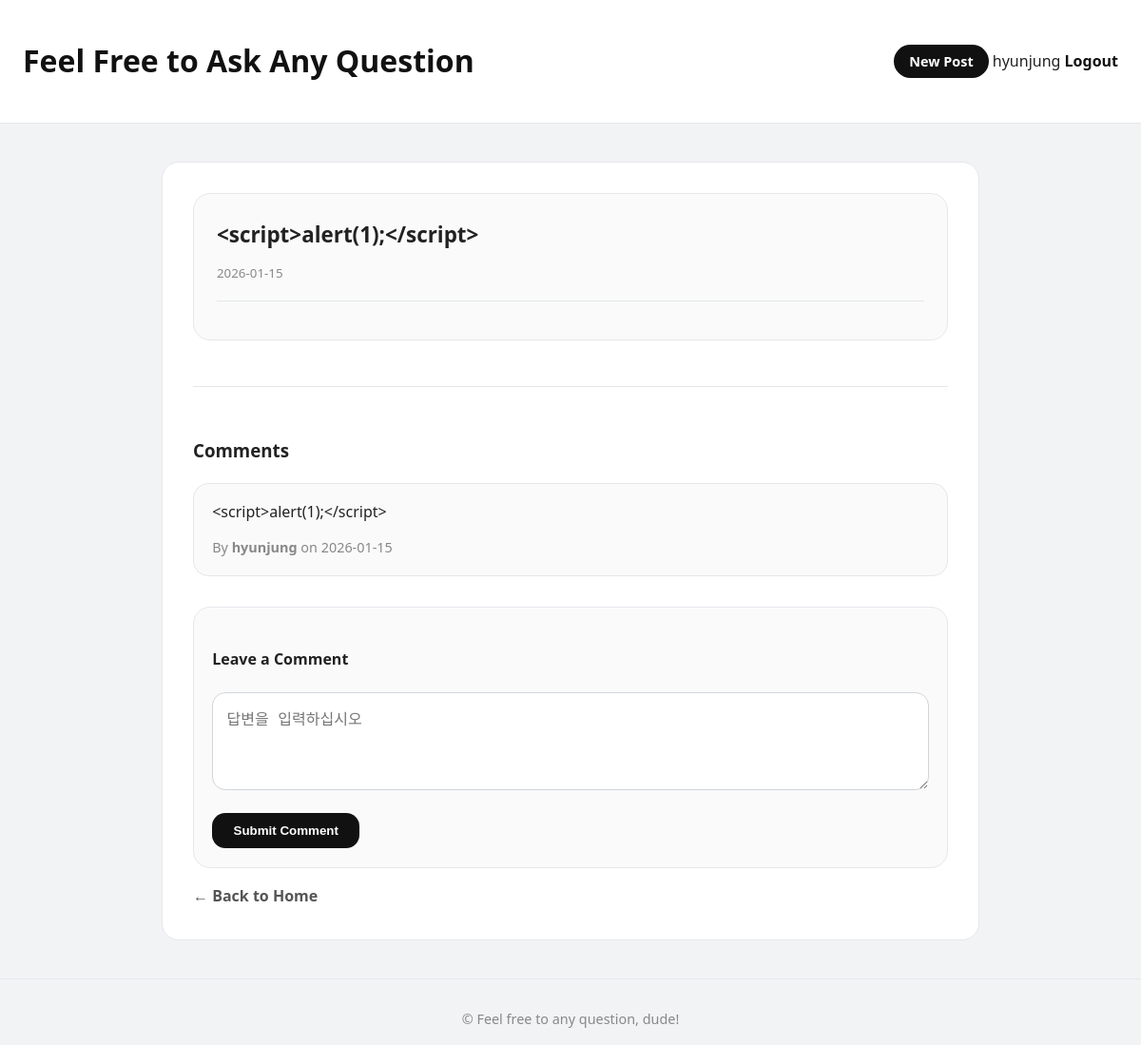
The page /posts/26707fe3de1848e8857d13adb799aa0a (signed in) on the database its author committed.
### models.py (models this page shows)
class User(SQLModel, table=True):
    id: uuid.UUID = Field(default_factory=uuid.uuid4, primary_key=True)
    username: str = Field(unique=True, index=True)
    password: str # 저장된 비밀번호는 암호화된 해시로 들어감.
    comments: List["Comment"] = Relationship(back_populates="user")

class Post(SQLModel, table = True): # 상속, database.py에서 클래스 정의 다 해둠.
    id: uuid.UUID = Field(default_factory=uuid.uuid4, primary_key = True)
    user_id: Optional[str] = Field(index=True)
    question: str
    answer: Optional[str] = Field(default=None, index= True) #Optional[]: 파이썬의 타이핑 시스템에서 사용함, 특정 변수의 값이 아무것도 없는 상태일 수도 있음을 명시할 때 씀, 빼면? 무조건 UUID 생성됨.
    created_at: datetime = Field(
        default_factory= datetime.now,
        nullable = False
    )
    comments: List["Comment"] = Relationship(back_populates="post")

class Comment(SQLModel, table=True):
    id: uuid.UUID = Field(default_factory=uuid.uuid4, primary_key=True)
    content: str
    created_at: datetime = Field(default_factory=datetime.now, nullable=False)
    post_id: uuid.UUID = Field(foreign_key="post.id", index=True)
    user_id: uuid.UUID = Field(foreign_key="user.id", index=True)
    post: Optional[Post] = Relationship(back_populates="comments")
    user: Optional[User] = Relationship(back_populates="comments")

### main.py (the view)
@app.get("/posts/{post_id}", response_class=HTMLResponse)
def get_post_by_id(
    request: Request,
    post_id: uuid.UUID,
    session: Session = Depends(get_session),
    user: dict | None = Depends(get_user_from_session)
):
    post = session.get(Post, post_id)
    comments = comments_service.get_comments_by_post_id(post_id, session)
    return templates.TemplateResponse(
        "post.html",
        {
            "request": request,
            "post": post,
            "title": post.question,
            "user": user,
            "comments" : comments
        }
    )

### templates/post.html (shortened to what this page needs)
{% include "_header.html" %}
<article class="post-detail">
  <h1>{{ post.question }}</h1>
  <small>{{ post.created_at.strftime('%Y-%m-%d') }}</small>
  <div class="post-content">
  </div>
</article>
<section class="comments-section">
  <h3>Comments</h3>
  <div class="comment-list">
    {% if comments %}
      {% for comment in comments %}
      <div class="comment-item">
        <p class="comment-content">{{ comment.content }}</p>
        <small>
          By <strong>{{ comment.user.username }}</strong> on {{ comment.created_at.strftime('%Y-%m-%d') }}
        </small>
      </div>
      {% endfor %}
    {% else %}
      <p>답변을 기다려주십시오.</p>
    {% endif %}
  </div>
  {% if user %}
  <form action="/posts/{{ post.id }}/comments" method="POST" class="comment-form">
    <h4>Leave a Comment</h4>
    <div class="form-group">
      <textarea name="content" rows="4" placeholder="답변을 입력하십시오" required></textarea>
    </div>
    <button type="submit">Submit Comment</button>
  </form>
  {% else %}
  <p><a href="/auth/login">Login</a> to leave a comment.</p>
  {% endif %}
</section>
<a href="/posts" class="back-link">&larr; Back to Home</a>
{% include "_footer.html" %}

### templates/_header.html (shortened to what this page needs)
<!DOCTYPE html>
<html lang="en">
  <head>
    <link rel="stylesheet" href="/static/style.css?v=3">
  </head>
  <body>
    <header>
      <h1><a href="/posts">Feel Free to Ask Any Question</a></h1>
      <nav>
        <a href="/posts/new" class="new-post-btn">New Post</a>
        {% if user %}
          <span class="nav-user">{{ user.username }}</span>
          <a href="/auth/logout" class="nav-link">Logout</a>
        {% else %}
          <a href="/auth/login" class="nav-link">Login</a>
        {% endif %}
      </nav>
    </header>
    <main>

### css/style.css (style rules this page uses)
* { box-sizing: border-box; }
body { margin: 0; font-family: "Apple SD Gothic Neo", "Noto Sans KR", system-ui, sans-serif; background-color: #f2f3f5; color: #222; line-height: 1.7; }
header { background: #ffffff; border-bottom: 1px solid #e5e7eb; padding: 1rem 1.5rem; display: flex; justify-content: space-between; align-items: center; }
header a { color: #111; text-decoration: none; font-weight: 700; }
main { max-width: 860px; margin: 2.5rem auto; padding: 2rem; background: #ffffff; border-radius: 18px; border: 1px solid #e5e7eb; }
.post-detail { padding: 1.5rem; border-radius: 18px; background: #fafafa; border: 1px solid #e5e7eb; }
.post-detail h1 { margin: 0 0 0.4rem; font-size: 1.4rem; }
.post-detail small { color: #888; }
.post-detail .post-content { margin-top: 1rem; padding-top: 1rem; border-top: 1px solid #e5e7eb; }
.new-post-btn { background: #111; color: #fff; padding: 0.5rem 1rem; border-radius: 999px; font-size: 0.9rem; }
.comments-section { margin-top: 3rem; border-top: 1px solid #e5e7eb; padding-top: 2rem; }
.comment-list .comment-item { background: #fafafa; border: 1px solid #e5e7eb; padding: 1rem 1.2rem; border-radius: 16px; margin-bottom: 1rem; transition: background 0.15s ease, border-color 0.15s ease; }
.comment-content { margin-top: 0; margin-bottom: 0.6rem; color: #222; }
.comment-item small { color: #888; font-size: 0.9rem; }
.comment-form { margin-top: 2rem; padding: 1.2rem; border-radius: 18px; background: #fafafa; border: 1px solid #e5e7eb; }
.comment-form textarea { width: 100%; padding: 0.9rem; margin-bottom: 1rem; border: 1px solid #d1d5db; border-radius: 14px; font-size: 1rem; resize: vertical; }
.comment-form button { background: #111; color: #fff; padding: 0.7rem 1.4rem; border-radius: 14px; border: none; font-weight: 600; cursor: pointer; }
.back-link { display: inline-block; margin-top: 1rem; color: #555; text-decoration: none; font-weight: 600; }

### rows shown on the page
User: username "hyunjung"
Post: question "<script>alert(1);</script>", created_at "2026-01-15"
Comment: content "<script>alert(1);</script>", user.username "hyunjung", created_at "2026-01-15"
